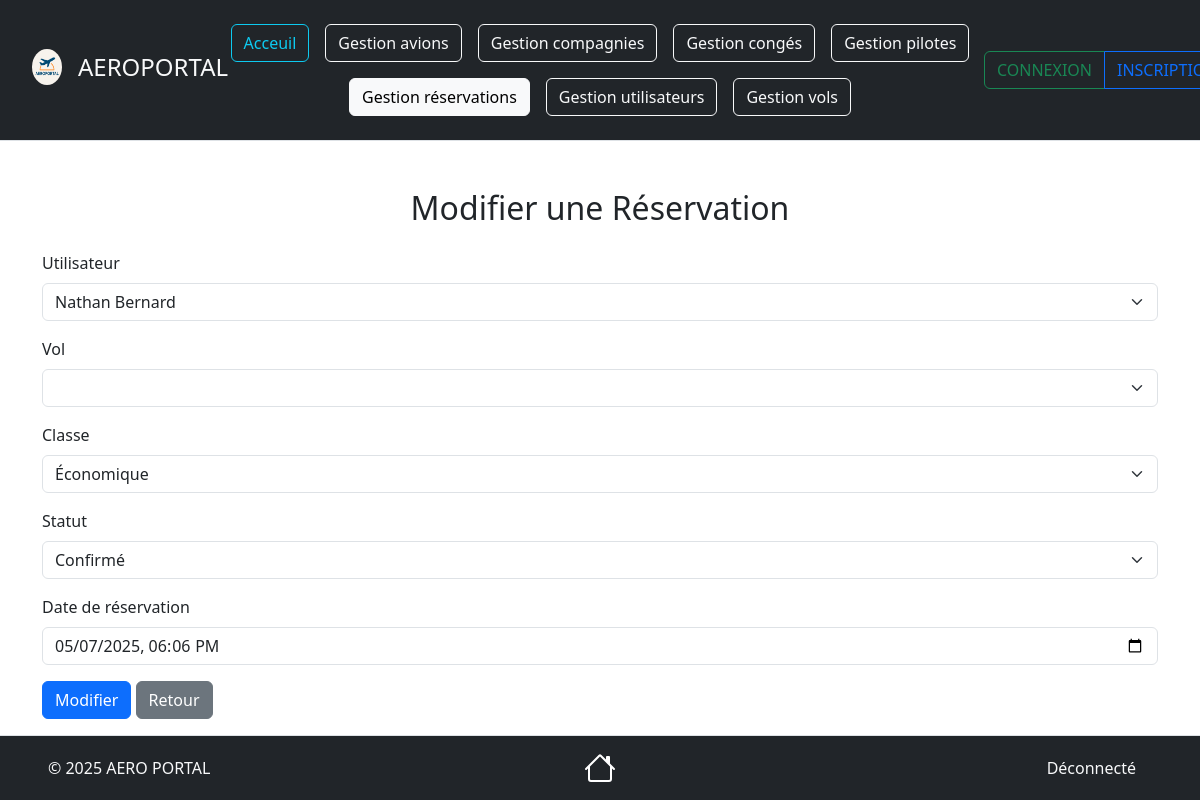
The app's page /views/Reservations/ReservationsUpdate.php?id=8 with its own data.
### tables this page shows
CREATE TABLE IF NOT EXISTS `reservations` (
  `id_reservation` int NOT NULL AUTO_INCREMENT COMMENT 'Identifiant unique de la réservation',
  `ref_utilisateur` int NOT NULL COMMENT 'Référence utilisateur',
  `ref_vol` int NOT NULL COMMENT 'Référence vol',
  `classe` enum('Économique','Affaires','Première') DEFAULT 'Économique' COMMENT 'Classe',
  `statut` enum('confirmé','annulé','en attente') DEFAULT 'confirmé' COMMENT 'Statut réservation',
  `date_reservation` datetime DEFAULT CURRENT_TIMESTAMP COMMENT 'Date de réservation',
  PRIMARY KEY (`id_reservation`),
  KEY `ref_utilisateur` (`ref_utilisateur`),
  KEY `ref_vol` (`ref_vol`)
);

CREATE TABLE IF NOT EXISTS `utilisateurs` (
  `id_utilisateur` int NOT NULL AUTO_INCREMENT COMMENT 'Identifiant unique de l''utilisateur',
  `prenom` varchar(50) NOT NULL COMMENT 'Prénom',
  `nom` varchar(50) NOT NULL COMMENT 'Nom',
  `telephone` varchar(13) NOT NULL COMMENT 'Téléphone',
  `email` varchar(100) NOT NULL COMMENT 'Email',
  `mot_de_passe` varchar(255) NOT NULL COMMENT 'Mot de passe',
  `date_naissance` date NOT NULL COMMENT 'Date de naissance',
  `ville_residence` varchar(50) NOT NULL COMMENT 'Ville de résidence',
  `inscription` datetime NOT NULL DEFAULT CURRENT_TIMESTAMP COMMENT 'Date d''inscription',
  `role` enum('Client','Administrateur') NOT NULL DEFAULT 'Client' COMMENT 'Rôle de l''utilisateur',
  PRIMARY KEY (`id_utilisateur`),
  UNIQUE KEY `email` (`email`)
);

### source/repository/UtilisateursRepository.php (called while the page is built, shortened)
<?php
require_once __DIR__ . '/../model/UtilisateursModel.php';
class UtilisateursRepository
{
    private $bdd;
    public function __construct(\PDO $bdd)
    {
        $this->bdd = $bdd;
        $this->bdd->setAttribute(\PDO::ATTR_ERRMODE, \PDO::ERRMODE_EXCEPTION);
    }
    public function getUsers(): array {
        try {
            $query = $this->bdd->prepare("SELECT * FROM utilisateurs");
            $query->execute();
            $users = [];
            while ($data = $query->fetch(\PDO::FETCH_ASSOC)) {
                $users[] = new UtilisateursModel($data);
            }
            return $users;
        } catch (\PDOException $e) {
            return [];
        }
    }
}

### source/model/UtilisateursModel.php (called while the page is built, shortened)
<?php
class UtilisateursModel
{
     private ?int $id_utilisateur = null;
     private ?string $prenom = null;
     private ?string $nom = null;
     public function hydrate($data) {
          if (isset($data['id_utilisateur'])) {
               $this->id_utilisateur = $data['id_utilisateur'];
          }
          if (isset($data['prenom'])) {
               $this->prenom = $data['prenom'];
          }
          if (isset($data['nom'])) {
               $this->nom = $data['nom'];
          }
     }
     public function getIdUser()
     {
          return $this->id_utilisateur;
     }
     public function getPrenom()
     {
          return $this->prenom;
     }
     public function getNom()
     {
          return $this->nom;
     }
}

### source/repository/ReservationsRepository.php (called while the page is built, shortened)
<?php
require_once __DIR__ . '/../model/ReservationsModel.php';
class ReservationsRepository
{
    private PDO $bdd;
    public function __construct(PDO $bdd)
    {
        $this->bdd = $bdd;
    }
    public function getById(int $id): ?ReservationsModel
    {
        $stmt = $this->bdd->prepare("SELECT * FROM reservations WHERE id_reservation = :id_reservation");
        $stmt->execute(['id_reservation' => $id]);
        $row = $stmt->fetch(PDO::FETCH_ASSOC);
        return $row ? new ReservationsModel($row) : null;
    }
}

### source/model/ReservationsModel.php (called while the page is built, shortened)
<?php
class ReservationsModel
{
    private $ref_utilisateur;
    private $ref_vol;
    private $classe;
    private $statut;
    private $date_reservation;
    public function hydrate(array $data): void
    {
        foreach ($data as $key => $value) {
            $method = 'set' . ucfirst($key);
            if (isset($data['ref_vol'])) {
                $this->ref_vol = (int) $data['ref_vol'];
            }
        }
    }
    public function getRef_utilisateur(): int
    {
        return $this->ref_utilisateur;
    }
    public function getRefvol(): int
    {
        return $this->ref_vol;
    }
    public function getClasse(): string
    {
        return $this->classe;
    }
    public function getStatut(): string
    {
        return $this->statut;
    }
    public function getDate_reservation(): string
    {
        return $this->date_reservation;
    }
    public function setRef_utilisateur(int $ref_utilisateur): void
    {
        $this->ref_utilisateur = $ref_utilisateur;
    }
    public function setRef_vol(int $ref_vol): void
    {
        $this->ref_vol = $ref_vol;
    }
    public function setClasse(string $classe): void
    {
        $this->classe = $classe;
    }
    public function setStatut(string $statut): void
    {
        $this->statut = $statut;
    }
    public function setDate_reservation(string $date_reservation): void
    {
        $this->date_reservation = $date_reservation;
    }
}

### source/repository/VolsRepository.php (called while the page is built, shortened)
<?php
class VolsRepository {
    private PDO $bdd;
    public function __construct(PDO $bdd) {
        $this->bdd = $bdd;
    }
    public function getVols() {
        $stmt = $this->bdd->query("SELECT * FROM v_vols");
        return $stmt->fetchAll(PDO::FETCH_ASSOC);
    }
}

### views/Reservations/ReservationsUpdate.php (the view, shortened to what this page needs)
<?php
require_once __DIR__ . '/../../source/repository/ReservationsRepository.php';
require_once __DIR__ . '/../../source/repository/UtilisateursRepository.php';
require_once __DIR__ . '/../../source/repository/VolsRepository.php';
$config = new Config();
$connexion = $config->connexion();
$reservationRepository = new ReservationsRepository($connexion);
$utilisateurRepository = new UtilisateursRepository($connexion);
$volRepository = new VolsRepository($connexion);
$id = (int)$_GET['id'];
$reservation = $reservationRepository->getById($id);
$utilisateurs = $utilisateurRepository->getUsers();
$vols = $volRepository->getVols();
?>
<!DOCTYPE html>
<html lang="fr">
<head>
    <link href="https://cdn.jsdelivr.net/npm/bootstrap@5.3.3/dist/css/bootstrap.min.css" rel="stylesheet">
</head>
<body>
<header class="d-flex flex-wrap align-items-center justify-content-center justify-content-md-between py-3 mb-4 border-bottom bg-dark">
    <div class="col-2 ms-3 mb-2 mb-md-0 text-light">
         <a href="../Acceuil.php" class="d-inline-flex link-body-emphasis text-decoration-none">
              <img src="../../documentation/img/Logo.png" class="rounded-circle mx-3" style="max-width: 15%; height: auto;">
              <div class="fs-4 text-light">AEROPORTAL</div>
         </a>
    </div>
    <ul class="nav col mb-2 justify-content-center mb-md-0">
        <li><a href="../Acceuil.php" class="nav-link px-2"><button type="button" class="btn btn-outline-info">Acceuil</button></a></li>
        <li><a href="../Avions/AvionsRead.php" class="nav-link px-2"><button type="button" class="btn btn-outline-light">Gestion avions</button></a></li>
        <li><a href="../Compagnies/CompagniesRead.php" class="nav-link px-2"><button type="button" class="btn btn-outline-light">Gestion compagnies</button></a></li>
        <li><a href="../Conges/CongesRead.php" class="nav-link px-2"><button type="button" class="btn btn-outline-light">Gestion congés</button></a></li>
        <li><a href="../Pilotes/PilotesRead.php" class="nav-link px-2"><button type="button" class="btn btn-outline-light">Gestion pilotes</button></a></li>
        <li><a href="../Reservations/ReservationsRead.php" class="nav-link px-2"><button type="button" class="btn btn-outline-light active">Gestion réservations</button></a></li>
        <li><a href="../Utilisateurs/UtilisateursRead.php" class="nav-link px-2"><button type="button" class="btn btn-outline-light">Gestion utilisateurs</button></a></li>
        <li><a href="../Vols/VolsRead.php" class="nav-link px-2"><button type="button" class="btn btn-outline-light">Gestion vols</button></a></li>
    </ul>
    <div class="col-2 btn-group md-3 me-3 text-end" role="group" aria-label="Boutons utilisateur">
        <?php if (isset($_SESSION['utilisateur'])): ?>
            <a href="../../views/Account/AccountView.php" class="btn btn-outline-primary">MON COMPTE</a>
            <a href="../../source/treatment/deconnexion.php" class="btn btn-outline-danger">DÉCONNEXION</a>
        <?php else: ?>
            <a href="../Connexion.php" class="btn btn-outline-success">CONNEXION</a>
            <a href="../Inscription.php" class="btn btn-outline-primary">INSCRIPTION</a>
        <?php endif; ?>
    </div>
</header>
<div class="container mt-5">
    <h2 class="text-center mb-4">Modifier une Réservation</h2>
    <form action="../../source/treatment/ReservationsTreatment.php" method="post">
        <div class="mb-3">
            <label for="ref_utilisateur" class="form-label">Utilisateur</label>
            <select class="form-select" name="ref_utilisateur" id="ref_utilisateur" required>
                <?php foreach ($utilisateurs as $utilisateur): ?>
                    <option value="<?= htmlspecialchars($utilisateur->getIdUser()) ?>"
                        <?= $utilisateur->getIdUser() == $reservation->getRef_utilisateur() ? 'selected' : '' ?>>
                        <?= htmlspecialchars($utilisateur->getPrenom() . ' ' . $utilisateur->getNom()) ?>
                    </option>
                <?php endforeach; ?>
            </select>
        </div>
        <div class="mb-3">
            <label for="ref_vol" class="form-label">Vol</label>
            <select class="form-select" name="ref_vol" id="ref_vol" required>
                <?php foreach ($vols as $vol): ?>
                    <option value="<?= htmlspecialchars($vol['id_vol']) ?>"
                        <?= $vol['id_vol'] == $reservation->getRefvol() ? 'selected' : '' ?>>
                    </option>
                <?php endforeach; ?>
            </select>
        </div>
        <div class="mb-3">
            <label for="classe" class="form-label">Classe</label>
            <select class="form-select" name="classe" id="classe" required>
                <option value="Économique" <?= $reservation->getClasse() == 'Économique' ? 'selected' : '' ?>>Économique</option>
            </select>
        </div>
        <div class="mb-3">
            <label for="statut" class="form-label">Statut</label>
            <select class="form-select" name="statut" id="statut" required>
                <option value="confirmé" <?= $reservation->getStatut() == 'confirmé' ? 'selected' : '' ?>>Confirmé</option>
            </select>
        </div>
        <div class="mb-3">
            <label for="date_reservation" class="form-label">Date de réservation</label>
            <input type="datetime-local" class="form-control" name="date_reservation" id="date_reservation"
                   value="<?= htmlspecialchars(date('Y-m-d\TH:i', strtotime($reservation->getDate_reservation()))) ?>" required>
        </div>
        <button type="submit" name="updateReservation" class="btn btn-primary">Modifier</button>
        <a href="ReservationsRead.php" class="btn btn-secondary">Retour</a>
    </form>
</div>
<?php include '../Footer.php'; ?>

### records on screen
reservations: ref_utilisateur "Nathan Bernard", classe "Économique", statut "Confirmé", date_reservation "05/07/2025 18:06"
